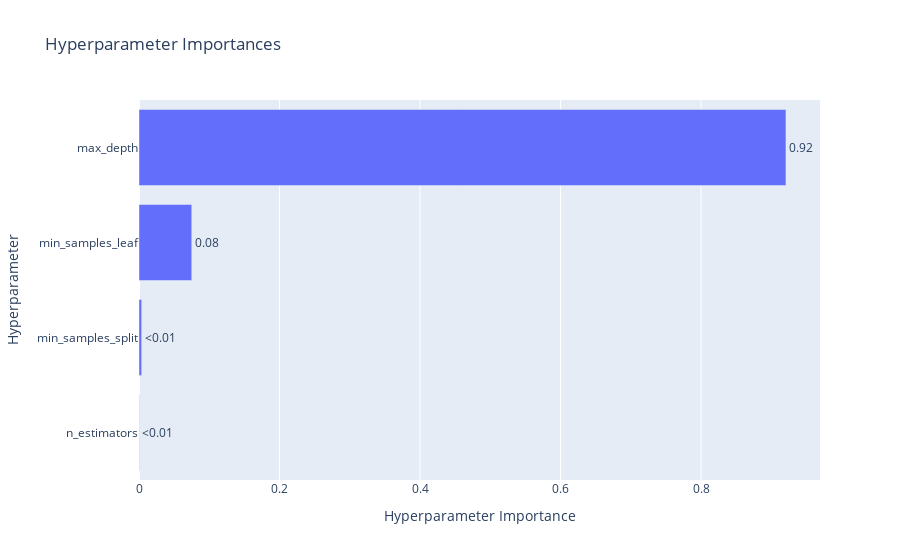

Source (notebook cell):
### Code cell
optuna.visualization.plot_param_importances(study_rand)

### Figure 1 — Plotly figure (JSON) as saved in the notebook; plotly's stock layout.template omitted (floating-point values rounded to 4 significant figures)
{"data": [{"cliponaxis": false, "hovertemplate": ["n_estimators (IntDistribution): 0.00033643158173245674<extra></extra>", "min_samples_split (IntDistribution): 0.003786184033899234<extra></extra>", "min_samples_leaf (IntDistribution): 0.07509737858046404<extra></extra>", "max_depth (IntDistribution): 0.9207800058039043<extra></extra>"], "name": "Objective Value", "orientation": "h", "text": ["<0.01", "<0.01", "0.08", "0.92"], "textposition": "outside", "type": "bar", "x": [0.0003364, 0.003786, 0.0751, 0.9208], "y": ["n_estimators", "min_samples_split", "min_samples_leaf", "max_depth"]}], "layout": {"title": {"text": "Hyperparameter Importances"}, "xaxis": {"title": {"text": "Hyperparameter Importance"}}, "yaxis": {"title": {"text": "Hyperparameter"}}}}
